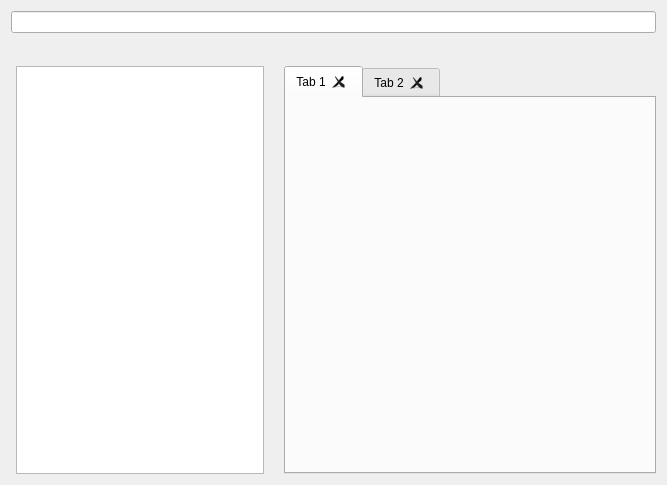
<?xml version="1.0" encoding="UTF-8"?>
<ui version="4.0">
 <class>WidgetFavorite</class>
 <widget class="QWidget" name="WidgetFavorite">
  <property name="geometry">
   <rect>
    <x>0</x>
    <y>0</y>
    <width>667</width>
    <height>485</height>
   </rect>
  </property>
  <property name="windowTitle">
   <string>Form</string>
  </property>
  <layout class="QHBoxLayout" name="horizontalLayout_3">
   <item>
    <layout class="QVBoxLayout" name="verticalLayout">
     <property name="spacing">
      <number>30</number>
     </property>
     <item>
      <layout class="QHBoxLayout" name="horizontalLayout">
       <property name="spacing">
        <number>5</number>
       </property>
       <item>
        <widget class="QLineEdit" name="lineEditSearchFavorite"/>
       </item>
      </layout>
     </item>
     <item>
      <layout class="QHBoxLayout" name="horizontalLayout_2" stretch="2,3">
       <property name="spacing">
        <number>20</number>
       </property>
       <property name="leftMargin">
        <number>5</number>
       </property>
       <property name="topMargin">
        <number>3</number>
       </property>
       <item>
        <widget class="QListWidget" name="listWidgetFavoriteWord"/>
       </item>
       <item>
        <widget class="QTabWidget" name="tabWidgetFavoriteWord">
         <property name="tabsClosable">
          <bool>true</bool>
         </property>
         <property name="movable">
          <bool>true</bool>
         </property>
         <widget class="QWidget" name="tab">
          <attribute name="title">
           <string>Tab 1</string>
          </attribute>
         </widget>
         <widget class="QWidget" name="tab_2">
          <attribute name="title">
           <string>Tab 2</string>
          </attribute>
         </widget>
        </widget>
       </item>
      </layout>
     </item>
    </layout>
   </item>
  </layout>
 </widget>
 <resources/>
 <connections/>
</ui>
